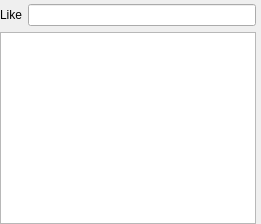
  <widget class="QDockWidget" name="dockWidget_2">
   <property name="sizePolicy">
    <sizepolicy hsizetype="Expanding" vsizetype="Expanding">
     <horstretch>0</horstretch>
     <verstretch>0</verstretch>
    </sizepolicy>
   </property>
   <property name="minimumSize">
    <size>
     <width>241</width>
     <height>170</height>
    </size>
   </property>
   <property name="windowTitle">
    <string>Object Viewer</string>
   </property>
   <attribute name="dockWidgetArea">
    <number>2</number>
   </attribute>
   <widget class="QWidget" name="dockWidgetContents_2">
    <layout class="QGridLayout" name="gridLayout_2">
     <property name="leftMargin">
      <number>0</number>
     </property>
     <property name="topMargin">
      <number>4</number>
     </property>
     <property name="rightMargin">
      <number>5</number>
     </property>
     <property name="bottomMargin">
      <number>0</number>
     </property>
     <item row="0" column="0">
      <layout class="QHBoxLayout" name="horizontalLayout_3">
       <item>
        <widget class="QLabel" name="label">
         <property name="text">
          <string>Like</string>
         </property>
        </widget>
       </item>
       <item>
        <widget class="QLineEdit" name="e_object_viewer_find">
         <property name="clearButtonEnabled">
          <bool>true</bool>
         </property>
        </widget>
       </item>
      </layout>
     </item>
     <item row="1" column="0">
      <widget class="QTreeView" name="db_oggetto_tree">
       <property name="font">
        <font>
         <pointsize>8</pointsize>
        </font>
       </property>
       <property name="editTriggers">
        <set>QAbstractItemView::NoEditTriggers</set>
       </property>
       <property name="dragEnabled">
        <bool>true</bool>
       </property>
       <property name="alternatingRowColors">
        <bool>true</bool>
       </property>
       <property name="selectionMode">
        <enum>QAbstractItemView::ExtendedSelection</enum>
       </property>
       <property name="indentation">
        <number>15</number>
       </property>
      </widget>
     </item>
    </layout>
   </widget>
  </widget>
